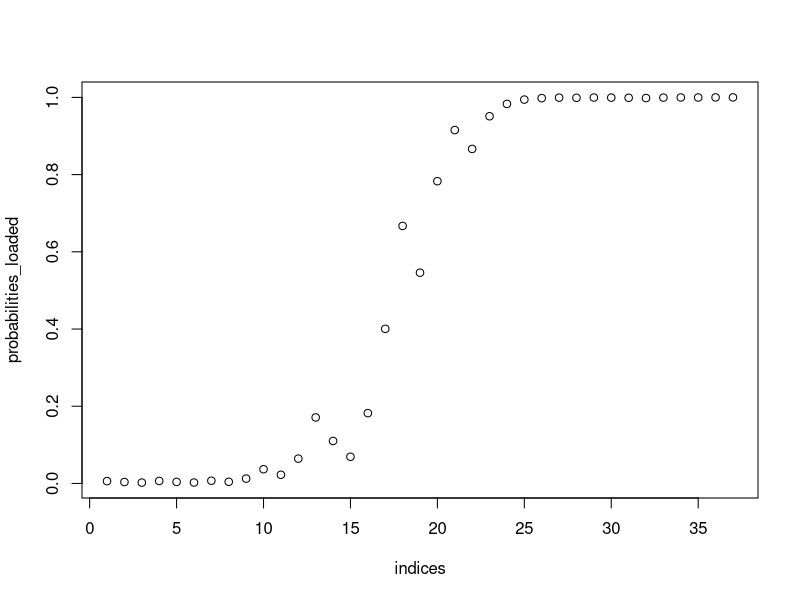
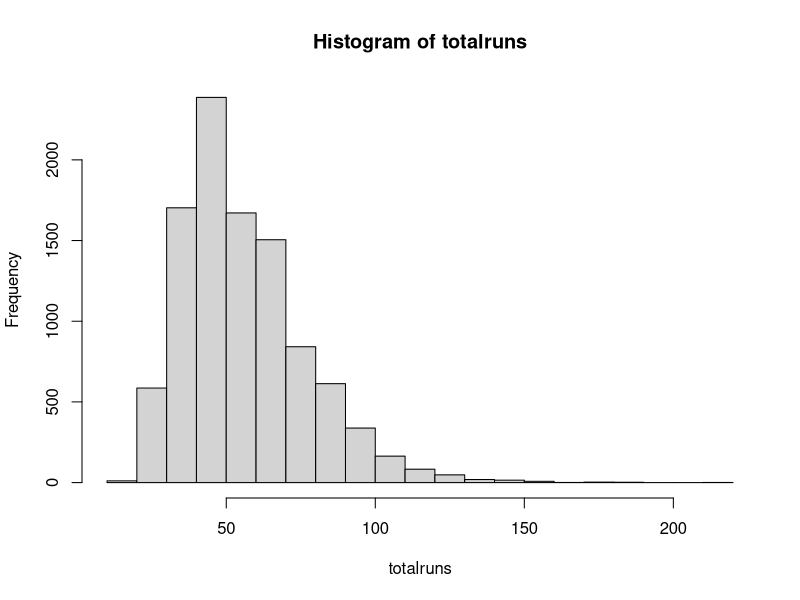
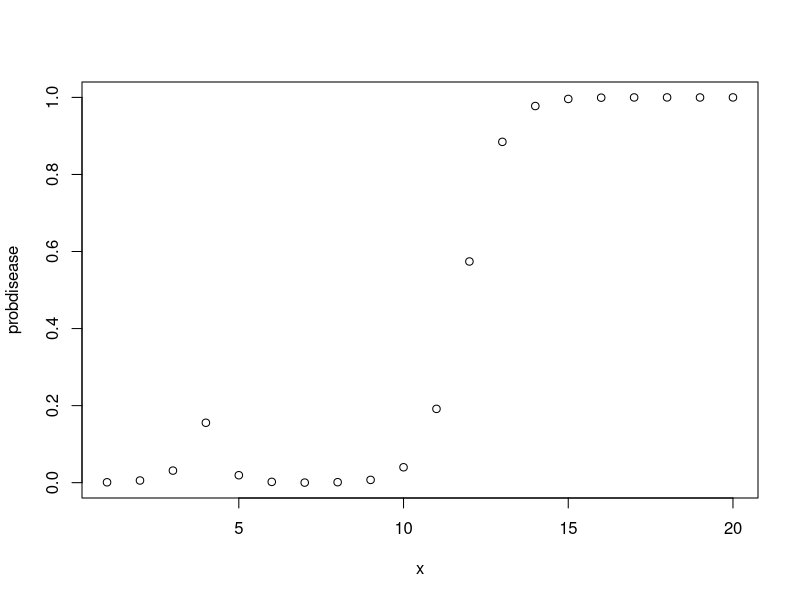
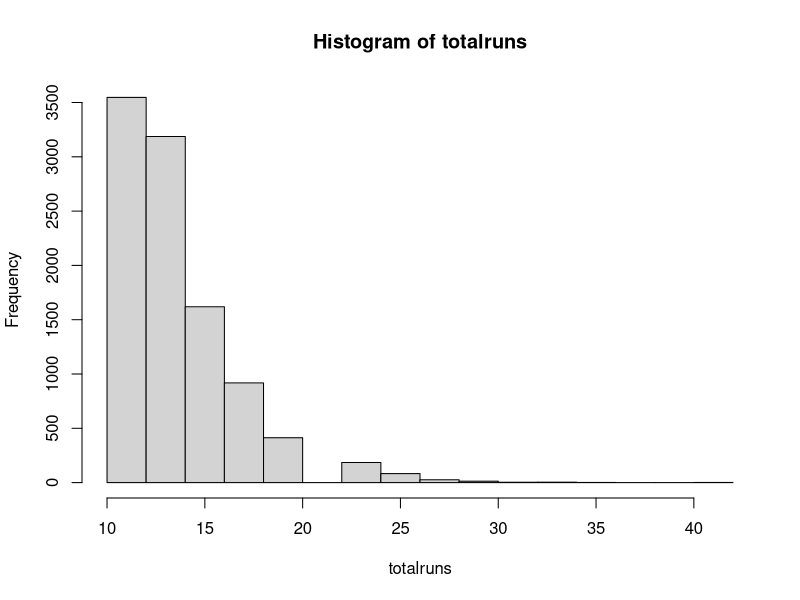
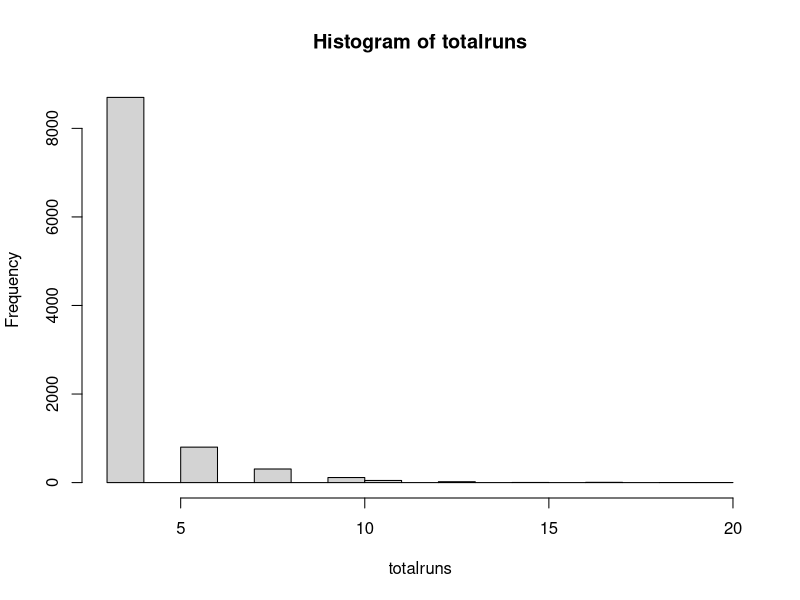

The R script that drew these images, in order:
## ---- chunk 1
prior <- c(0.01, 0.99)
prob_loaded <- c(0.1,0.1,0.1,0.1,0.1,0.5)
prob_fair <- c(1/6,1/6,1/6,1/6,1/6,1/6)
data<-c(2,3,2,6,3,5,6,2,6,6,2,6,6,2,3,6,6,6,5,6,6,5,6,6,6,6,6,4,6,3,3,3,6,6,5,6,6)

## ---- chunk 2
posteriors_loaded <- vector(mode = "double", length = length(data))
for(i in 1:length(data))
{
  denom <- prior[1]*prob_loaded[data[i]] + prior[2]*prob_fair[data[i]];
  prior[1] = prior[1]*prob_loaded[data[i]]/denom
  prior[2] = prior[2]*prob_fair[data[i]]/denom
  posteriors_loaded[i] <- prior[1]
}
print(posteriors_loaded)
## ---- chunk 3
indices <- 1:length(posteriors_loaded)
probabilities_loaded <- posteriors_loaded
plot(indices,probabilities_loaded)

## ---- chunk 4
prior <- c(0.01, 0.99)
prob_loaded <- c(0.1,0.1,0.1,0.1,0.1,0.5)
prob_fair <- c(1/6,1/6,1/6,1/6,1/6,1/6)

dataoflikelihoodld <- function(value, likelihood, numruns)
{
   datad <- sample(value, numruns, prob = likelihood)
   return(datad)
}

repeatrunld <- function(numruns)
{
    totalruns <- vector();
    for(j in 1:numruns)
    {
      prior <- c(0.01, 0.99)
      values <- c(1,2,3,4,5,6)
      prob_loaded <- c(0.1,0.1,0.1,0.1,0.1,0.5)
      prob_fair <- c(1/6,1/6,1/6,1/6,1/6,1/6)
      probload <- vector();
      probfair <- vector();
      x <- vector();
      indexes = 1;
      while(prior[1] <= 0.99999)
      {
        data <- dataoflikelihoodld(values, prob_loaded, numruns = 1)
        x[indexes] <- indexes
        denom <- prior[1]*prob_loaded[data] + prior[2]*prob_fair[data];
        prior[1] = prior[1]*prob_loaded[data]/denom
        prior[2] = prior[2]*prob_fair[data]/denom
        probload[indexes] <- prior[1]
        probfair[indexes] <- prior[2]
        indexes <- indexes + 1;
      }
      totalruns[j] <- tail(x, n=1)
    }
  hist(totalruns)
  return(mean(totalruns))
}
print(repeatrunld(numruns = 10000))
## ---- chunk 5
# Positive = 0.91, 0.09  Negative = 0.84, 0.16

disease <- c(0.91, 0.09)
nodisease <- c(0.16, 0.84)

dataoflikelihood <- function(likelihood, numruns)
{
  data <- vector(mode="integer", length=numruns);
  for(i in 1:numruns)
  {
    if(runif(1) <= likelihood[1])
    {
      data[i] <- 1;
    }
    else
    {
      data[i] <- 2;    
    }
  }
  return(data)
}

postprobd <- 0.001
postprobnd <- 1 - postprobd
probdisease <- vector();
probnodisease <- vector();
ynvalues <- vector();
x <- vector();
indexes = 1;
while(postprobd <= 0.99999)
{
   data <- dataoflikelihood(disease, 1)
   x[indexes] <- indexes
   ynvalues[indexes] <- data;
   probdisease[indexes] <- postprobd;
   probnodisease[indexes] <- postprobnd;
   denom <- postprobd * disease[data] + postprobnd * nodisease[data];
   postprobd = postprobd * disease[data]/denom;
   postprobnd = postprobnd * nodisease[data]/denom;
   
   #plot(1:indexes,probdisease, ylim=c(0,1), xlim=c(1, indexes + 1))
   #Sys.sleep(1);
   indexes <- indexes + 1;
}

plot(x, probdisease)

## ---- chunk 6
repeatrunsp <- function(numruns)
{
    totalruns <- vector();
    for(j in 1:numruns)
    {
      postprobd <- 0.001
      postprobnd <- 1 - postprobd
      probdisease <- vector();
      probnodisease <- vector();
      x <- vector();
      indexes = 1;
      while(postprobd <= 0.99999)
      {
        data <- dataoflikelihood(disease, 1)
        x[indexes] <- indexes
        probdisease[indexes] <- postprobd;
        probnodisease[indexes] <- postprobnd;
        denom <- postprobd * disease[data] + postprobnd * nodisease[data];
        postprobd = postprobd * disease[data]/denom;
        postprobnd = postprobnd * nodisease[data]/denom;
   
        #plot(1:indexes,probdisease, ylim=c(0,1), xlim=c(1, indexes + 1))
        #Sys.sleep(1);
        indexes <- indexes + 1;
      }
      totalruns[j] <- tail(x, n=1)
    }
  hist(totalruns)
  return(mean(totalruns))
}

print(repeatrunsp(numruns = 10000))
## ---- chunk 7
#P(no disease | negative result) = p(ngative result | no disease)*p(no disease)/p(negative result)
disease <- c(0.91, 0.09)
nodisease <- c(0.16, 0.84)

repeatrunsn <- function(numruns)
{
    totalruns <- vector();
    for(j in 1:numruns)
    {
      postprobd <- 0.001
      postprobnd <- 1 - postprobd
      probdisease <- vector();
      probnodisease <- vector();
      x <- vector();
      indexes = 1;
      while(postprobnd <= 0.99999)
      {
        data <- dataoflikelihood(nodisease, 1)
        x[indexes] <- indexes
        probdisease[indexes] <- postprobd;
        probnodisease[indexes] <- postprobnd;
        denom <- postprobd * disease[data] + postprobnd * nodisease[data];
        postprobd = postprobd * disease[data]/denom;
        postprobnd = postprobnd * nodisease[data]/denom;
   
        #plot(1:indexes,probdisease, ylim=c(0,1), xlim=c(1, indexes + 1))
        #Sys.sleep(1);
        indexes <- indexes + 1;
      }
      totalruns[j] <- tail(x, n=1)
    }
  hist(totalruns)
  return(mean(totalruns))
}

print(repeatrunsn(numruns = 10000))
## ---- chunk 8
patients <- vector()

testsposave <- 13.8425
testsnave <- 3.7923
prior <- 0.01

calcprice <- function(testsposave, testsnave, prior)
{
    value <- testsposave*prior+testsnave*(1-prior)
    cost <- value*1000000
    return(cost)
}

calcprice(testsposave, testsnave, prior)

